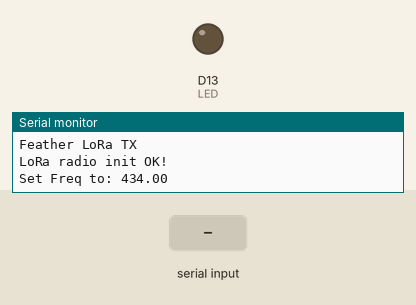
Bench run of a sketch on a simulated Arduino Zero (SAMD21). Parts: output pins drawn as LEDs (lit = HIGH), the last lines printed to the serial monitor. Inputs (shaded band) come from the test bench. No radio packets arrive unless stated; pins used as bus, display or sensor lines are not drawn.

Above: at 1.3 s.
1.4 s: "1" received over the second serial link
At 1.9 s:
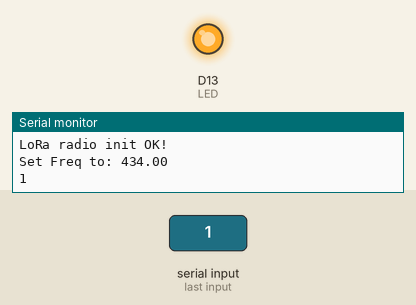
Timing chart, 0 to 4.4 s (numbered marks = the images above; inputs shaded):
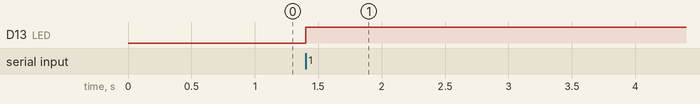

The sketch:

Serial_to_LoRa_TX_V4-5.ino
```cpp
// (licence header left out)
/* MIT License
 * Copyright (c) 2018 Kenny Trussell
 * Permission is hereby granted, free of charge, to any person obtaining a copy
 * of this software and associated documentation files (the "Software"), to deal
 * in the Software without restriction, including without limitation the rights
 * to use, copy, modify, merge, publish, distribute, sublicense, and/or sell
 * copies of the Software, and to permit persons to whom the Software is
 * furnished to do so, subject to the following conditions:
 *
 * The above copyright notice and this permission notice shall be included in all
 * copies or substantial portions of the Software.
 *
 * THE SOFTWARE IS PROVIDED "AS IS", WITHOUT WARRANTY OF ANY KIND, EXPRESS OR
 * IMPLIED, INCLUDING BUT NOT LIMITED TO THE WARRANTIES OF MERCHANTABILITY,
 * FITNESS FOR A PARTICULAR PURPOSE AND NONINFRINGEMENT. IN NO EVENT SHALL THE
 * AUTHORS OR COPYRIGHT HOLDERS BE LIABLE FOR ANY CLAIM, DAMAGES OR OTHER
 * LIABILITY, WHETHER IN AN ACTION OF CONTRACT, TORT OR OTHERWISE, ARISING FROM,
 * OUT OF OR IN CONNECTION WITH THE SOFTWARE OR THE USE OR OTHER DEALINGS IN THE
 * SOFTWARE.
 */

// #define USE_HEARTBEAT

#include <Arduino.h>        // required before wiring_private.h
#include "wiring_private.h" // pinPeripheral() function
#include <SPI.h>
#include <RH_RF95.h>
#include <Adafruit_SleepyDog.h>

#define RTCM_START 0xd3
#define BUFLEN 2000    //max size of data burst from GPS we can handle
#define SER_TIMEOUT 50 //Timeout in millisecs for reads into buffer from serial
                       // - needs to be longer than byte time at our baud rate
                       // and any other delay between packets from GPS

// for feather m0
#define RFM95_CS 8
#define RFM95_RST 4
#define RFM95_INT 3

// Change to 434.0 or other frequency, must match RX's freq!
// #define RF95_FREQ 915.0
#define RF95_FREQ 434.0

// Singleton instance of the radio driver
RH_RF95 rf95(RFM95_CS, RFM95_INT);

// We will use Serial2 - Rx on pin 11, Tx on pin 10
Uart Serial2 (&sercom1, 11, 10, SERCOM_RX_PAD_0, UART_TX_PAD_2);
void SERCOM1_Handler()
{
  Serial2.IrqHandler();
}

// The LED is turned on when 1st byte is received from the serial port. It is
//  turned off after the last byte is transmitted over LoRa.
#define LED 13

int sendSize; //Will hold result of a call to RF95.maxMessageLength(). This
              // value will be the length of packet we send.

static bool SendHeartBeat;  //Set to true if it is time to send a heartbeat packet
unsigned long lastHeartBeatTime; //holds last millis() value when heartbeat was sent

void setup()
{
  pinMode(LED, OUTPUT);
  pinMode(RFM95_RST, OUTPUT);
  digitalWrite(RFM95_RST, HIGH);

  Serial.begin(115200);
//  while (!Serial) { //Waits for the Serial Monitor
//    delay(1);
//  }

  Serial2.begin(115200);

  // Assign pins 10 & 11 SERCOM functionality
  pinPeripheral(10, PIO_SERCOM);
  pinPeripheral(11, PIO_SERCOM);
  delay(100);

  Serial.println("Feather LoRa TX");

  // manual reset
  digitalWrite(RFM95_RST, LOW);
  delay(10);
  digitalWrite(RFM95_RST, HIGH);
  delay(10);

  while (!rf95.init())
  {
    Serial.println("LoRa radio init failed");
    while (1);
  }
  Serial.println("LoRa radio init OK!");

  // Defaults after init are 434.0MHz, modulation GFSK_Rb250Fd250, +13dbM
  if (!rf95.setFrequency(RF95_FREQ))
  {
    Serial.println("setFrequency failed");
    while (1);
  }
  Serial.print("Set Freq to: "); Serial.println(RF95_FREQ);

  // Defaults after init are 434.0MHz, 13dBm, Bw = 125 kHz, Cr = 4/5,
  //  Sf = 128chips/symbol, CRC on

  // The default transmitter power is 13dBm, using PA_BOOST.
  // If you are using RFM95/96/97/98 modules which uses the PA_BOOST
  //  transmitter pin, then you can set transmitter powers from 5 to 23 dBm:
  rf95.setTxPower(23, false);
  rf95.setSignalBandwidth(62500L);
//  rf95.setCodingRate4(6);

  Serial2.setTimeout(SER_TIMEOUT);

  sendSize = rf95.maxMessageLength();

  lastHeartBeatTime = millis(); //initialize time for activity check

  int countdownMS = Watchdog.enable(3000); //Set watchdog timer to 3.0 seconds.
}

void loop()
{
  uint8_t buf[BUFLEN];
  uint8_t* bufptr;
  int bytesRead;
  int bytesLeft;

  Watchdog.reset();


#ifdef USE_HEARTBEAT
  //Timer to determine if time to send a heartbeat
  if(millis()-lastHeartBeatTime > 1500)
  {
    SendHeartBeat = true;
    lastHeartBeatTime = millis(); //reset time
  }
#endif

#ifndef USE_HEARTBEAT
  SendHeartBeat = false;
#endif

  if (Serial2.available() || (SendHeartBeat==true))
  {
    digitalWrite(LED, HIGH);

    // If timeout is set properly, this should read an entire burst from the GPS.
    bytesRead = Serial2.readBytes((char *) buf, BUFLEN);

    Serial.println(bytesRead);  //For debugging purposes

    // Process the entire receive buffer (buf) in individual sendSize byte
    //  packets. bufptr points to the start of the bytes to be transmitted.
    //  It is moved through buf until all bytes are transmitted.
    bufptr = buf;

#ifdef USE_HEARTBEAT
    // If nothing received, we here only to send a heartbeat
    if(bytesRead == 0)
    {
      buf[0] = 'H'; //Put our heartbeat character in the buffer
      bytesRead = 1; //Indicate there is a character in the buffer
    }
#endif

    bytesLeft = bytesRead;
    while(bytesLeft > 0)
    {
      if( bytesLeft < sendSize)
      {
        rf95.waitPacketSent();
        rf95.send(bufptr, bytesLeft);
        bytesLeft = 0;
      }
      else
      {
        rf95.waitPacketSent();
        rf95.send(bufptr, sendSize);
        bufptr += sendSize;
        bytesLeft -= sendSize;
      }
    }

#ifdef USE_HEARTBEAT
    //Reset the heartbeat flag and timer
    SendHeartBeat = false;
    lastHeartBeatTime = millis(); //reset time
#endif

    digitalWrite(LED, LOW);
  }
}
```

Measured:
- after the input at 1.4 s, D13 (LED): LOW → HIGH at once
